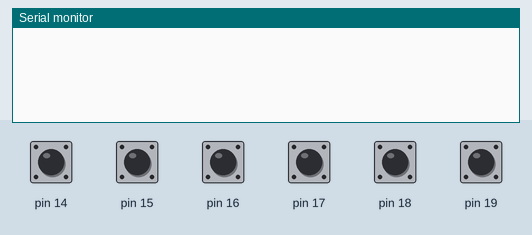
The sketch below on a simulated Arduino Uno, built with avr-gcc and run on an emulated ATmega328P. On the bench: the last lines printed to the serial monitor. The test bench sets the inputs (shaded band); at power-on: pin 14–19 HIGH.

Above: at 1.2 s.
1.3 s: pin 14 pulled LOW for 0.15 s
At 2.2 s:
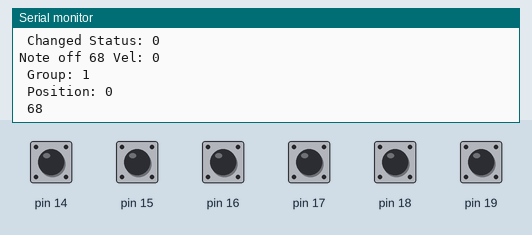
2.9 s: pin 15 pulled LOW for 0.15 s
At 4.2 s:
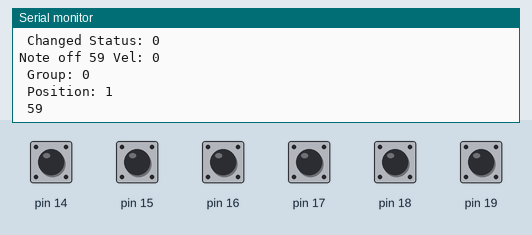
4.5 s: pin 16 pulled LOW for 0.15 s
At 5.8 s:
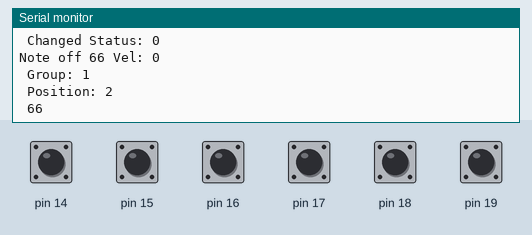
6.1 s: pin 17 pulled LOW for 0.15 s
At 7.4 s:
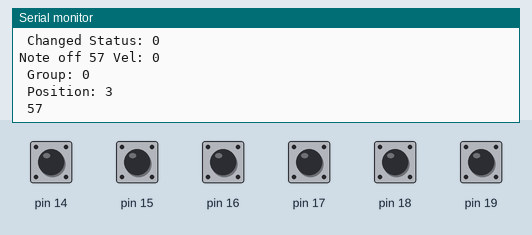
7.7 s: pin 18 pulled LOW for 0.15 s
At 8.7 s:
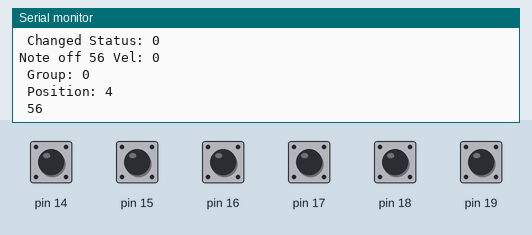
9.3 s: pin 19 pulled LOW for 0.15 s
At 11.2 s:
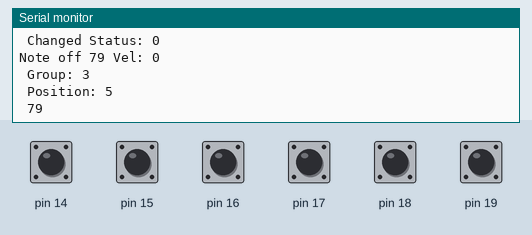
Timing chart, 0 to 11.9 s (numbered marks = the images above; inputs shaded):
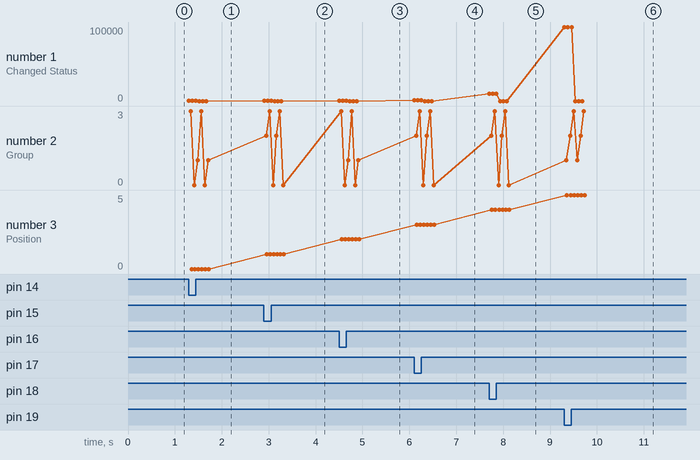

The sketch:

Opto_Interruptor_2.ino
```cpp
/*
* Matrix of Interruptors - it's recommended to try 2x2, 1x4, and 4x1, but this code supports up to 8x4 as written.
* At this point much of this code is pulled directly from AccordionMega's code.
*/

//This prototype currently supports 4 digital pins,
//but you can add as many as you want by extending the two arrays below:
char DIGITAL_COLUMNS[] = { 9, 10, 11, 12 };
int KeysStatus[] = {
  B0000000,
  B0000000,
  B0000000,
  B0000000
};

//this is the value of all pins from the analog port (Note: analog pins 7 and 6 don't exist on UNO)
//B00000000
//B76543210
byte reg_values = 0;

void setup()
{
  Serial.begin(9600);
  //Digital pins start turned off
  for (int i=0; i<sizeof(DIGITAL_COLUMNS);i++){
      pinMode(DIGITAL_COLUMNS[i],OUTPUT);
      digitalWrite(DIGITAL_COLUMNS[i], LOW);
  }

  //Arduino UNO has different port letters than the MEGA,
  //so this check is required for this code to be compatible with both boards.
  #if defined (__AVR_ATmega328P__)//UNO
    DDRC = B00000000;  // PortC as input (for Arduino Uno)
    PORTC = B11111111; // turn on pullup resistors
  #elif defined (__AVR_ATmega2560__)//MEGA
    DDRF = B00000000;  // PortF as input (for Arduino Mega)
    PORTF = B11111111; // turn on pullup resistors
  #endif
}

void loop()
{
  for (int i=0; i<sizeof(DIGITAL_COLUMNS);i++){
    //TODO: I wonder if we can replace this with a direct port write for better performance?
    digitalWrite(DIGITAL_COLUMNS[i], HIGH);
    delayMicroseconds(500);//This delay value has proven to work with the ITR9608

    #if defined (__AVR_ATmega328P__)
      reg_values = ~PINC;
    #elif defined (__AVR_ATmega2560__)
      reg_values = ~PINF;
    #endif

    digitalWrite(DIGITAL_COLUMNS[i], LOW);

    if (reg_values != KeysStatus[i]){
      if (reg_values > KeysStatus[i]){ //if it's greater, we're turning the note on; else, turning it off.
        check_key(reg_values ^ KeysStatus[i],i,true);  //using bit-wise OR to send modified bits only
      }
      else {
        check_key(reg_values ^ KeysStatus[i],i,false); //using bit-wise OR to send modified bits only
      }
    }
  }
}

//Instead of iterating the array from 0-7, use a binary search to find the modified bits faster
void check_key(int reg, int group, boolean up){
   // saving 4 iterations, dividing byte by 2
   if (reg & 0xF0) {
     for(int i=0; i<4; i++){
       if ((reg >> 4+i) & 1){
         note_midi(group,i+4,up);
       }
     }
   }
   else if (reg & 0x0F) {
    for(int i=0; i<4; i++){
       if ((reg >> i) & 1){
         note_midi(group,i,up);
       }
     }
   }
}

//This is the mapping of pitches on the right hand of the accordion.
//Note: The right two most bits will always turn on for the UNO because those pins don't exist.
//You can stop this from happening by commenting out the right-most two values in the top row.
const char right_notes_midi_numbers[][8] = {
  {60,59,58,57,56,55,54,53},
  {68,67,66,65,64,63,62,61},
  {76,75,74,73,72,71,70,69},
  {84,83,82,81,80,79,78,77},
  {92,91,90,89,88,87,86,85},
  {0,0,0,0,0,0,0,93}
};

char notes_to_play;

//Set the state of the notes pressed and print data for the new note
void note_midi(int group, int position, boolean on){

  int pitch;
  String str_warn;
  byte midi_channel = 1;
  char midi_cmd;
  int midi_vel;

  pitch = right_notes_midi_numbers[group][position];

  if(on) {
    str_warn = "Note on ";
    midi_cmd = midi_channel | 0x90;
    KeysStatus[group] |= (1 << position);  //setting bit value
    Serial.print(" Changed Status: ");
    Serial.println(KeysStatus[group], BIN);
    midi_vel = 127;
  }
  else if(~on) {
    str_warn = "Note off ";
    midi_cmd = midi_channel | 0x80;
    KeysStatus[group] &= ~(1 << position);  //setting bit value
    Serial.print(" Changed Status: ");
    Serial.println(KeysStatus[group], BIN);
    midi_vel = 0;
  }

  Serial.print(str_warn);
  Serial.print(pitch,DEC);
  Serial.print(" Vel: ");
  Serial.println(midi_vel);
  Serial.print(" Group: ");
  Serial.println(group);
  Serial.print(" Position: ");
  Serial.println(position);

  notes_to_play = right_notes_midi_numbers[group][position];
  if (notes_to_play){
    //This is where we'd print the MIDI Note On/Off command with the ArduinoMIDI library
    //See the Opto-Interruptor MIDI prototype or the final project for more info.

    //Serial1.print(midi_cmd, BYTE);
    //Serial1.print(notes_to_play, BYTE);
    //Serial1.print(midi_vel, BYTE);
    Serial.print(" ");
    Serial.println(notes_to_play,DEC);
  }

}
```

Measured:
- after the input at 1.3 s, the serial monitor: prints a new line at once (image 1)
- after the input at 2.9 s, the serial monitor: prints a new line at once (image 2)
- after the input at 4.5 s, the serial monitor: prints a new line at once (image 3)
- after the input at 6.1 s, the serial monitor: prints a new line at once (image 4)
- after the input at 7.7 s, the serial monitor: prints a new line at once (image 5)
- after the input at 9.3 s, the serial monitor: prints a new line at once (image 6)
- plotted number 3: 3 → 4 after the input at 7.7 s, 4 → 5 after the input at 9.3 s
